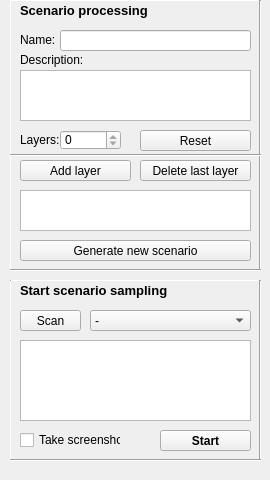
    <widget class="QWidget" name="tab_2">
     <attribute name="title">
      <string>Scenario testing</string>
     </attribute>
     <widget class="QWidget" name="widget_35" native="true">
      <property name="geometry">
       <rect>
        <x>10</x>
        <y>0</y>
        <width>251</width>
        <height>271</height>
       </rect>
      </property>
      <widget class="QLabel" name="label_11">
       <property name="geometry">
        <rect>
         <x>10</x>
         <y>0</y>
         <width>141</width>
         <height>21</height>
        </rect>
       </property>
       <property name="font">
        <font>
         <pointsize>10</pointsize>
         <weight>75</weight>
         <bold>true</bold>
        </font>
       </property>
       <property name="text">
        <string>Scenario processing</string>
       </property>
       <property name="textFormat">
        <enum>Qt::AutoText</enum>
       </property>
       <property name="wordWrap">
        <bool>false</bool>
       </property>
      </widget>
      <widget class="QPushButton" name="generate_scen_butt">
       <property name="geometry">
        <rect>
         <x>10</x>
         <y>240</y>
         <width>231</width>
         <height>21</height>
        </rect>
       </property>
       <property name="text">
        <string>Generate new scenario</string>
       </property>
      </widget>
      <widget class="QLabel" name="label_5">
       <property name="geometry">
        <rect>
         <x>10</x>
         <y>30</y>
         <width>51</width>
         <height>20</height>
        </rect>
       </property>
       <property name="text">
        <string>Name:</string>
       </property>
      </widget>
      <widget class="QLabel" name="label_18">
       <property name="geometry">
        <rect>
         <x>10</x>
         <y>50</y>
         <width>81</width>
         <height>20</height>
        </rect>
       </property>
       <property name="text">
        <string>Description:</string>
       </property>
      </widget>
      <widget class="QLineEdit" name="scenario_name">
       <property name="geometry">
        <rect>
         <x>50</x>
         <y>30</y>
         <width>191</width>
         <height>21</height>
        </rect>
       </property>
      </widget>
      <widget class="QPlainTextEdit" name="scenario_desc_plain_text_input">
       <property name="geometry">
        <rect>
         <x>10</x>
         <y>70</y>
         <width>231</width>
         <height>51</height>
        </rect>
       </property>
       <property name="readOnly">
        <bool>false</bool>
       </property>
      </widget>
      <widget class="QPushButton" name="add_layer_scen_butt">
       <property name="geometry">
        <rect>
         <x>10</x>
         <y>160</y>
         <width>111</width>
         <height>21</height>
        </rect>
       </property>
       <property name="text">
        <string>Add layer</string>
       </property>
      </widget>
      <widget class="Line" name="line_38">
       <property name="geometry">
        <rect>
         <x>-10</x>
         <y>0</y>
         <width>20</width>
         <height>271</height>
        </rect>
       </property>
       <property name="orientation">
        <enum>Qt::Vertical</enum>
       </property>
      </widget>
      <widget class="Line" name="line_40">
       <property name="geometry">
        <rect>
         <x>0</x>
         <y>-10</y>
         <width>251</width>
         <height>21</height>
        </rect>
       </property>
       <property name="orientation">
        <enum>Qt::Horizontal</enum>
       </property>
      </widget>
      <widget class="Line" name="line_41">
       <property name="geometry">
        <rect>
         <x>240</x>
         <y>0</y>
         <width>20</width>
         <height>271</height>
        </rect>
       </property>
       <property name="orientation">
        <enum>Qt::Vertical</enum>
       </property>
      </widget>
      <widget class="QLabel" name="label_24">
       <property name="geometry">
        <rect>
         <x>10</x>
         <y>130</y>
         <width>81</width>
         <height>20</height>
        </rect>
       </property>
       <property name="text">
        <string>Layers:</string>
       </property>
      </widget>
      <widget class="QSpinBox" name="spinBox_layer_count">
       <property name="geometry">
        <rect>
         <x>50</x>
         <y>130</y>
         <width>61</width>
         <height>20</height>
        </rect>
       </property>
       <property name="readOnly">
        <bool>true</bool>
       </property>
      </widget>
      <widget class="QPushButton" name="reset_scen_butt">
       <property name="geometry">
        <rect>
         <x>130</x>
         <y>130</y>
         <width>111</width>
         <height>21</height>
        </rect>
       </property>
       <property name="text">
        <string>Reset</string>
       </property>
      </widget>
      <widget class="QPushButton" name="add_layer_scen_butt_2">
       <property name="geometry">
        <rect>
         <x>130</x>
         <y>160</y>
         <width>111</width>
         <height>21</height>
        </rect>
       </property>
       <property name="text">
        <string>Delete last layer</string>
       </property>
      </widget>
      <widget class="QPlainTextEdit" name="scenario_status_plain_text">
       <property name="geometry">
        <rect>
         <x>10</x>
         <y>190</y>
         <width>231</width>
         <height>41</height>
        </rect>
       </property>
       <property name="readOnly">
        <bool>true</bool>
       </property>
      </widget>
      <widget class="Line" name="line_39">
       <property name="geometry">
        <rect>
         <x>0</x>
         <y>260</y>
         <width>251</width>
         <height>21</height>
        </rect>
       </property>
       <property name="orientation">
        <enum>Qt::Horizontal</enum>
       </property>
      </widget>
      <widget class="Line" name="line_64">
       <property name="geometry">
        <rect>
         <x>0</x>
         <y>140</y>
         <width>251</width>
         <height>31</height>
        </rect>
       </property>
       <property name="orientation">
        <enum>Qt::Horizontal</enum>
       </property>
      </widget>
     </widget>
     <widget class="QWidget" name="widget_36" native="true">
      <property name="geometry">
       <rect>
        <x>10</x>
        <y>280</y>
        <width>251</width>
        <height>181</height>
       </rect>
      </property>
      <widget class="Line" name="line_34">
       <property name="geometry">
        <rect>
         <x>0</x>
         <y>-10</y>
         <width>251</width>
         <height>21</height>
        </rect>
       </property>
       <property name="orientation">
        <enum>Qt::Horizontal</enum>
       </property>
      </widget>
      <widget class="QLabel" name="label_15">
       <property name="geometry">
        <rect>
         <x>10</x>
         <y>0</y>
         <width>171</width>
         <height>21</height>
        </rect>
       </property>
       <property name="font">
        <font>
         <pointsize>10</pointsize>
         <weight>75</weight>
         <bold>true</bold>
        </font>
       </property>
       <property name="text">
        <string>Start scenario sampling</string>
       </property>
       <property name="textFormat">
        <enum>Qt::AutoText</enum>
       </property>
       <property name="wordWrap">
        <bool>false</bool>
       </property>
      </widget>
      <widget class="Line" name="line_35">
       <property name="geometry">
        <rect>
         <x>-10</x>
         <y>0</y>
         <width>20</width>
         <height>201</height>
        </rect>
       </property>
       <property name="orientation">
        <enum>Qt::Vertical</enum>
       </property>
      </widget>
      <widget class="Line" name="line_36">
       <property name="geometry">
        <rect>
         <x>240</x>
         <y>0</y>
         <width>20</width>
         <height>201</height>
        </rect>
       </property>
       <property name="orientation">
        <enum>Qt::Vertical</enum>
       </property>
      </widget>
      <widget class="QPushButton" name="start_butt_scenar">
       <property name="geometry">
        <rect>
         <x>150</x>
         <y>150</y>
         <width>91</width>
         <height>21</height>
        </rect>
       </property>
       <property name="font">
        <font>
         <weight>75</weight>
         <bold>true</bold>
        </font>
       </property>
       <property name="text">
        <string>Start</string>
       </property>
      </widget>
      <widget class="QCheckBox" name="isScreenshotable_scenario">
       <property name="geometry">
        <rect>
         <x>10</x>
         <y>150</y>
         <width>101</width>
         <height>20</height>
        </rect>
       </property>
       <property name="text">
        <string>Take screenshot</string>
       </property>
      </widget>
      <widget class="QPushButton" name="scan_scen_butt">
       <property name="geometry">
        <rect>
         <x>10</x>
         <y>30</y>
         <width>61</width>
         <height>21</height>
        </rect>
       </property>
       <property name="text">
        <string>Scan</string>
       </property>
      </widget>
      <widget class="QComboBox" name="comboBox_scenarios">
       <property name="geometry">
        <rect>
         <x>80</x>
         <y>30</y>
         <width>161</width>
         <height>21</height>
        </rect>
       </property>
       <item>
        <property name="text">
         <string>-</string>
        </property>
       </item>
      </widget>
      <widget class="QPlainTextEdit" name="scenario_desc_plain_text_output">
       <property name="geometry">
        <rect>
         <x>10</x>
         <y>60</y>
         <width>231</width>
         <height>81</height>
        </rect>
       </property>
       <property name="readOnly">
        <bool>false</bool>
       </property>
      </widget>
     </widget>
     <widget class="Line" name="line_37">
      <property name="geometry">
       <rect>
        <x>10</x>
        <y>450</y>
        <width>251</width>
        <height>21</height>
       </rect>
      </property>
      <property name="orientation">
       <enum>Qt::Horizontal</enum>
      </property>
     </widget>
    </widget>
